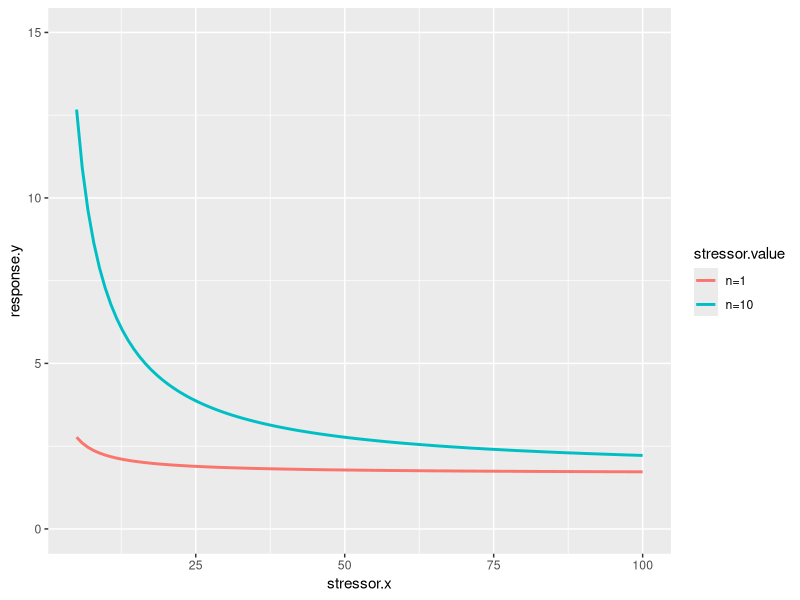

R code for this plot:
# Wickett, W. P. (1954). The Oxygen Supply to Salmon Eggs in Spawning Beds. 
# J. Fish. Res. Bd. Can., 11(6), 933-953.
# Wickett 1954: Apparent velocity vs limiting dissolved oxygen for pre-eyed chum salmon eggs
# Equation 5


# Load necessary library for plotting
library(ggplot2)

# 1. Define stressor.x values (apparent velocity in mm/hr)
# Generating a sequence from 5 to 100 to capture the curve represented in Figure 6
# Using 100 points for a smooth plot line
v_values <- seq(5, 100, length.out = 100)

# 2. Calculate response.y values (limiting dissolved oxygen in ppm)
# Based on the reduced equations: v(DO - 1.67) = 5.5 (for n=1) and v(DO - 1.67) = 55 (for n=10)
do_n1 <- (5.5 / v_values) + 1.67
do_n10 <- (55 / v_values) + 1.67

# 3. Create data frame for n=1 curve
df_n1 <- data.frame(
  curve.id = "n1_single_egg",
  stressor.label = "apparent_velocity",
  stressor.x = v_values,
  units.x = "mm/hr",
  response.label = "limiting_dissolved_oxygen",
  response.y = round(do_n1, 3),
  units.y = "ppm",
  stressor.value = "n=1"
)

# 4. Create data frame for n=10 curve
df_n10 <- data.frame(
  curve.id = "n10_ten_eggs",
  stressor.label = "apparent_velocity",
  stressor.x = v_values,
  units.x = "mm/hr",
  response.label = "limiting_dissolved_oxygen",
  response.y = round(do_n10, 3),
  units.y = "ppm",
  stressor.value = "n=10"
)

# 5. Combine into a single data frame
srf2_data <- rbind(df_n1, df_n10)

# 6. Export to CSV
write.csv(srf2_data, "Wickett_1954_SRF2_Data.csv", row.names = FALSE)

# 7. Plot the curves using ggplot2
srf2_plot <- ggplot(srf2_data, aes(x = stressor.x, y = response.y, color = stressor.value)) +
  geom_line(linewidth = 1) +
  scale_y_continuous(limits = c(0, 15))
  labs(
    title = "Apparent Velocity vs. Limiting Dissolved Oxygen",
    subtitle = "Minimum requirements for pre-eyed chum salmon eggs at 8°C (Wickett 1954)",
    x = "Apparent Velocity (mm/hr)",
    y = "Limiting Dissolved Oxygen (ppm)",
    color = "Egg Quantity"
  ) +
  theme_minimal() +
  theme(
    plot.title = element_text(face = "bold"),
    legend.position = "bottom"
  )

# Display the plot
print(srf2_plot)
